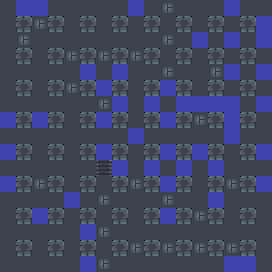

Tiled map render using the project's own tile images. Description and the whole map definition, tile-layer contents included, below:
An orthogonal 17x17 tile map with 16x16 px tiles, 1 tile layer (terrain) and 50 objects.

<map version="1.10" tiledversion="1.11.2" orientation="orthogonal" renderorder="right-down" width="17" height="17" tilewidth="16" tileheight="16" infinite="0" nextlayerid="3" nextobjectid="51">
 <properties>
  <property name="name" value="Bomberman 2 B" />
  <property name="author" value="moineau" />
  <property name="goldMoves" type="int" value="326" />
  <property name="platinumMoves" type="int" value="286" />
  <property name="goldTime" type="float" value="48.5" />
 </properties>
 <tileset firstgid="1" source="tileset.tsx" />
 <layer id="1" name="terrain" width="17" height="17">
  <data encoding="csv">
1,3,3,1,1,1,1,1,3,1,2,1,1,1,3,1,1,
1,4,2,4,1,4,1,4,1,4,1,4,1,4,1,4,3,
1,2,1,1,1,1,1,1,1,1,2,1,3,1,3,1,3,
1,4,1,4,2,4,2,4,2,4,1,4,1,4,1,4,1,
1,1,1,1,1,3,1,3,1,1,2,1,1,2,3,1,3,
1,4,1,4,2,4,3,4,1,4,3,4,1,4,1,4,1,
1,1,1,1,1,1,2,3,1,3,1,3,3,3,3,1,3,
3,4,3,4,1,4,3,4,1,4,3,4,2,4,3,4,1,
1,1,1,1,1,1,1,1,3,1,1,1,1,1,3,1,1,
3,4,1,4,1,4,3,4,1,4,3,4,3,4,1,4,3,
1,1,1,1,1,1,5,3,1,3,1,3,1,3,1,1,1,
3,4,2,4,1,4,1,4,2,4,3,4,1,4,2,4,3,
1,1,1,1,3,1,2,1,1,1,2,1,1,3,1,1,1,
1,4,3,4,1,4,1,4,1,4,3,4,2,4,1,4,1,
1,1,1,1,1,3,2,1,1,1,1,1,1,1,1,1,1,
1,4,1,4,1,4,1,4,2,4,2,4,2,4,2,4,1,
1,1,1,1,1,3,2,1,1,1,1,1,1,1,3,3,1
</data>
 </layer>
 <objectgroup id="2" name="objects">
  <object id="1" gid="6" x="128" y="144" width="16" height="16" />
  <object id="2" gid="7" x="0" y="16" width="16" height="16" />
  <object id="3" gid="9" x="0" y="32" width="16" height="16" />
  <object id="4" gid="8" x="96" y="32" width="16" height="16" />
  <object id="5" gid="9" x="80" y="48" width="16" height="16" />
  <object id="6" gid="9" x="128" y="32" width="16" height="16" />
  <object id="7" gid="9" x="144" y="16" width="16" height="16" />
  <object id="8" gid="9" x="144" y="48" width="16" height="16" />
  <object id="9" gid="9" x="144" y="80" width="16" height="16" />
  <object id="10" gid="9" x="80" y="112" width="16" height="16" />
  <object id="11" gid="9" x="64" y="128" width="16" height="16" />
  <object id="12" gid="8" x="64" y="112" width="16" height="16" />
  <object id="13" gid="8" x="80" y="176" width="16" height="16" />
  <object id="14" gid="8" x="64" y="176" width="16" height="16" />
  <object id="15" gid="8" x="64" y="192" width="16" height="16" />
  <object id="16" gid="8" x="48" y="208" width="16" height="16" />
  <object id="17" gid="9" x="64" y="160" width="16" height="16" />
  <object id="18" gid="9" x="48" y="176" width="16" height="16" />
  <object id="19" gid="9" x="32" y="208" width="16" height="16" />
  <object id="20" gid="9" x="16" y="208" width="16" height="16" />
  <object id="21" gid="9" x="0" y="144" width="16" height="16" />
  <object id="22" gid="9" x="48" y="80" width="16" height="16" />
  <object id="23" gid="8" x="96" y="80" width="16" height="16" />
  <object id="24" gid="9" x="208" y="16" width="16" height="16" />
  <object id="25" gid="9" x="240" y="16" width="16" height="16" />
  <object id="26" gid="9" x="208" y="48" width="16" height="16" />
  <object id="27" gid="9" x="224" y="64" width="16" height="16" />
  <object id="28" gid="9" x="240" y="80" width="16" height="16" />
  <object id="29" gid="9" x="256" y="96" width="16" height="16" />
  <object id="30" gid="7" x="256" y="16" width="16" height="16" />
  <object id="31" gid="9" x="256" y="128" width="16" height="16" />
  <object id="32" gid="9" x="160" y="64" width="16" height="16" />
  <object id="33" gid="9" x="208" y="144" width="16" height="16" />
  <object id="34" gid="9" x="192" y="176" width="16" height="16" />
  <object id="35" gid="9" x="224" y="208" width="16" height="16" />
  <object id="36" gid="9" x="256" y="208" width="16" height="16" />
  <object id="37" gid="9" x="256" y="256" width="16" height="16" />
  <object id="38" gid="7" x="256" y="272" width="16" height="16" />
  <object id="39" gid="9" x="160" y="272" width="16" height="16" />
  <object id="40" gid="9" x="160" y="240" width="16" height="16" />
  <object id="41" gid="9" x="112" y="272" width="16" height="16" />
  <object id="42" gid="9" x="112" y="240" width="16" height="16" />
  <object id="43" gid="9" x="112" y="208" width="16" height="16" />
  <object id="44" gid="9" x="96" y="224" width="16" height="16" />
  <object id="45" gid="9" x="96" y="192" width="16" height="16" />
  <object id="46" gid="8" x="0" y="256" width="16" height="16" />
  <object id="47" gid="8" x="16" y="272" width="16" height="16" />
  <object id="48" gid="9" x="32" y="256" width="16" height="16" />
  <object id="49" gid="7" x="0" y="272" width="16" height="16" />
  <object id="50" gid="9" x="64" y="224" width="16" height="16" />
 </objectgroup>
</map>
